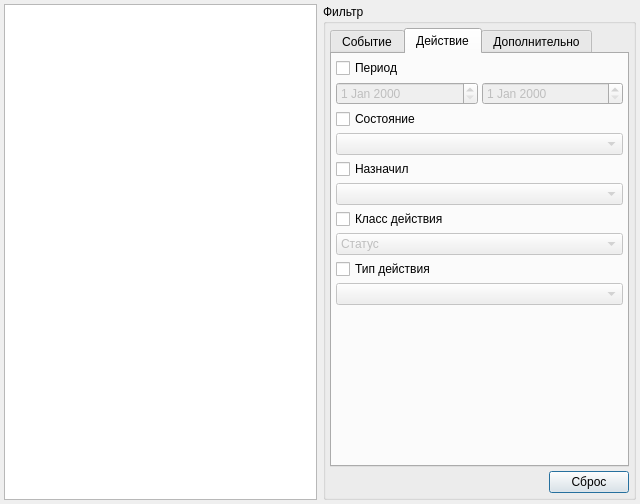
<?xml version="1.0" encoding="UTF-8"?>
<ui version="4.0">
 <class>ExportActionResult_Wizard_1</class>
 <widget class="QDialog" name="ExportActionResult_Wizard_1">
  <property name="geometry">
   <rect>
    <x>0</x>
    <y>0</y>
    <width>640</width>
    <height>504</height>
   </rect>
  </property>
  <property name="windowTitle">
   <string>Экспорт результатов действий</string>
  </property>
  <layout class="QGridLayout" name="gridLayout">
   <property name="margin">
    <number>4</number>
   </property>
   <item row="5" column="0">
    <widget class="QTreeView" name="treeContracts"/>
   </item>
   <item row="5" column="1">
    <layout class="QVBoxLayout" name="verticalLayout">
     <property name="spacing">
      <number>4</number>
     </property>
     <item>
      <widget class="QGroupBox" name="groupBox">
       <property name="title">
        <string>Фильтр</string>
       </property>
       <layout class="QVBoxLayout" name="verticalLayout_2">
        <property name="spacing">
         <number>4</number>
        </property>
        <property name="margin">
         <number>4</number>
        </property>
        <item>
         <widget class="QTabWidget" name="tabFilter">
          <property name="currentIndex">
           <number>1</number>
          </property>
          <widget class="QWidget" name="tabEvent">
           <attribute name="title">
            <string>Событие</string>
           </attribute>
           <layout class="QGridLayout" name="gridLayout_2">
            <property name="margin">
             <number>4</number>
            </property>
            <property name="spacing">
             <number>4</number>
            </property>
            <item row="6" column="0">
             <widget class="QCheckBox" name="chkEventPurpose">
              <property name="text">
               <string>Назначение</string>
              </property>
             </widget>
            </item>
            <item row="8" column="0">
             <widget class="QCheckBox" name="chkEventType">
              <property name="text">
               <string>Тип события</string>
              </property>
             </widget>
            </item>
            <item row="12" column="0">
             <spacer name="verticalSpacer">
              <property name="orientation">
               <enum>Qt::Vertical</enum>
              </property>
              <property name="sizeHint" stdset="0">
               <size>
                <width>20</width>
                <height>40</height>
               </size>
              </property>
             </spacer>
            </item>
            <item row="7" column="0">
             <widget class="CRBComboBox" name="cmbEventPurpose">
              <property name="enabled">
               <bool>false</bool>
              </property>
             </widget>
            </item>
            <item row="9" column="0">
             <widget class="CRBComboBox" name="cmbEventType">
              <property name="enabled">
               <bool>false</bool>
              </property>
             </widget>
            </item>
            <item row="1" column="0">
             <layout class="QHBoxLayout" name="horizontalLayout_3">
              <property name="spacing">
               <number>4</number>
              </property>
              <item>
               <widget class="CDateEdit" name="edtEventExecBegDate">
                <property name="enabled">
                 <bool>false</bool>
                </property>
               </widget>
              </item>
              <item>
               <widget class="CDateEdit" name="edtEventExecEndDate">
                <property name="enabled">
                 <bool>false</bool>
                </property>
               </widget>
              </item>
             </layout>
            </item>
            <item row="0" column="0">
             <widget class="QCheckBox" name="chkEventExecDate">
              <property name="text">
               <string>Период выполнения</string>
              </property>
             </widget>
            </item>
            <item row="2" column="0">
             <widget class="QCheckBox" name="chkEventSetDate">
              <property name="text">
               <string>Период назначения</string>
              </property>
             </widget>
            </item>
            <item row="3" column="0">
             <layout class="QHBoxLayout" name="horizontalLayout_4">
              <property name="spacing">
               <number>4</number>
              </property>
              <item>
               <widget class="CDateEdit" name="edtEventSetBegDate">
                <property name="enabled">
                 <bool>false</bool>
                </property>
               </widget>
              </item>
              <item>
               <widget class="CDateEdit" name="edtEventSetEndDate">
                <property name="enabled">
                 <bool>false</bool>
                </property>
               </widget>
              </item>
             </layout>
            </item>
            <item row="11" column="0">
             <widget class="CPolyclinicComboBox" name="cmbEventLPU">
              <property name="enabled">
               <bool>false</bool>
              </property>
             </widget>
            </item>
            <item row="10" column="0">
             <widget class="QCheckBox" name="chkEventLPU">
              <property name="text">
               <string>Подразделение</string>
              </property>
             </widget>
            </item>
           </layout>
          </widget>
          <widget class="QWidget" name="tabAction">
           <attribute name="title">
            <string>Действие</string>
           </attribute>
           <layout class="QVBoxLayout" name="verticalLayout_3">
            <property name="spacing">
             <number>4</number>
            </property>
            <property name="margin">
             <number>4</number>
            </property>
            <item>
             <widget class="QCheckBox" name="chkActionDate">
              <property name="text">
               <string>Период</string>
              </property>
             </widget>
            </item>
            <item>
             <layout class="QHBoxLayout" name="horizontalLayout_2">
              <property name="spacing">
               <number>4</number>
              </property>
              <item>
               <widget class="CDateEdit" name="edtActionBegDate">
                <property name="enabled">
                 <bool>false</bool>
                </property>
               </widget>
              </item>
              <item>
               <widget class="CDateEdit" name="edtActionEndDate">
                <property name="enabled">
                 <bool>false</bool>
                </property>
               </widget>
              </item>
             </layout>
            </item>
            <item>
             <widget class="QCheckBox" name="chkActionStatus">
              <property name="text">
               <string>Состояние</string>
              </property>
             </widget>
            </item>
            <item>
             <widget class="CActionStatusComboBox" name="cmbActionStatus">
              <property name="enabled">
               <bool>false</bool>
              </property>
             </widget>
            </item>
            <item>
             <widget class="QCheckBox" name="chkActionSetPerson">
              <property name="text">
               <string>Назначил</string>
              </property>
             </widget>
            </item>
            <item>
             <widget class="CPersonComboBoxEx" name="cmbActionSetPerson">
              <property name="enabled">
               <bool>false</bool>
              </property>
             </widget>
            </item>
            <item>
             <widget class="QCheckBox" name="chkActionClass">
              <property name="text">
               <string>Класс действия</string>
              </property>
             </widget>
            </item>
            <item>
             <widget class="QComboBox" name="cmbActionClass">
              <property name="enabled">
               <bool>false</bool>
              </property>
              <item>
               <property name="text">
                <string>Статус</string>
               </property>
              </item>
              <item>
               <property name="text">
                <string>Диагностика</string>
               </property>
              </item>
              <item>
               <property name="text">
                <string>Лечение</string>
               </property>
              </item>
              <item>
               <property name="text">
                <string>Прочие мероприятия</string>
               </property>
              </item>
             </widget>
            </item>
            <item>
             <widget class="QCheckBox" name="chkActionType">
              <property name="text">
               <string>Тип действия</string>
              </property>
             </widget>
            </item>
            <item>
             <widget class="CActionTypeComboBox" name="cmbActionType">
              <property name="enabled">
               <bool>false</bool>
              </property>
             </widget>
            </item>
            <item>
             <spacer name="verticalSpacer_2">
              <property name="orientation">
               <enum>Qt::Vertical</enum>
              </property>
              <property name="sizeHint" stdset="0">
               <size>
                <width>20</width>
                <height>40</height>
               </size>
              </property>
             </spacer>
            </item>
           </layout>
          </widget>
          <widget class="QWidget" name="tabAdditional">
           <attribute name="title">
            <string>Дополнительно</string>
           </attribute>
           <layout class="QVBoxLayout" name="verticalLayout_4">
            <property name="spacing">
             <number>4</number>
            </property>
            <property name="margin">
             <number>4</number>
            </property>
            <item>
             <widget class="QLabel" name="label">
              <property name="text">
               <string>Для пациента выгружать данные о:</string>
              </property>
             </widget>
            </item>
            <item>
             <widget class="QCheckBox" name="chkIncludeClientEventInfo">
              <property name="text">
               <string>Событии</string>
              </property>
             </widget>
            </item>
            <item>
             <widget class="QCheckBox" name="chkIncludeClientWorkInfo">
              <property name="text">
               <string>Занятости</string>
              </property>
             </widget>
            </item>
            <item>
             <widget class="QCheckBox" name="chkIncludeClientAddressInfo">
              <property name="text">
               <string>Адресе</string>
              </property>
             </widget>
            </item>
            <item>
             <widget class="QCheckBox" name="chkIncludeClientDocumentInfo">
              <property name="text">
               <string>Документе удост. личность</string>
              </property>
             </widget>
            </item>
            <item>
             <widget class="QCheckBox" name="chkIncludeClientContactInfo">
              <property name="text">
               <string>Контактах</string>
              </property>
             </widget>
            </item>
            <item>
             <spacer name="verticalSpacer_3">
              <property name="orientation">
               <enum>Qt::Vertical</enum>
              </property>
              <property name="sizeHint" stdset="0">
               <size>
                <width>20</width>
                <height>40</height>
               </size>
              </property>
             </spacer>
            </item>
           </layout>
          </widget>
         </widget>
        </item>
        <item>
         <layout class="QHBoxLayout" name="horizontalLayout">
          <property name="spacing">
           <number>4</number>
          </property>
          <item>
           <spacer name="horizontalSpacer">
            <property name="orientation">
             <enum>Qt::Horizontal</enum>
            </property>
            <property name="sizeHint" stdset="0">
             <size>
              <width>40</width>
              <height>20</height>
             </size>
            </property>
           </spacer>
          </item>
          <item>
           <widget class="QPushButton" name="btnResetFilter">
            <property name="text">
             <string>Сброс</string>
            </property>
           </widget>
          </item>
         </layout>
        </item>
       </layout>
      </widget>
     </item>
    </layout>
   </item>
  </layout>
 </widget>
 <customwidgets>
  <customwidget>
   <class>CPersonComboBoxEx</class>
   <extends>QComboBox</extends>
   <header>Orgs/PersonComboBoxEx.h</header>
  </customwidget>
  <customwidget>
   <class>CActionTypeComboBox</class>
   <extends>QComboBox</extends>
   <header>Events/ActionTypeComboBox.h</header>
  </customwidget>
  <customwidget>
   <class>CRBComboBox</class>
   <extends>QComboBox</extends>
   <header>library/crbcombobox.h</header>
  </customwidget>
  <customwidget>
   <class>CDateEdit</class>
   <extends>QDateEdit</extends>
   <header>library/DateEdit.h</header>
  </customwidget>
  <customwidget>
   <class>CPolyclinicComboBox</class>
   <extends>QComboBox</extends>
   <header>Orgs/OrgComboBox.h</header>
  </customwidget>
  <customwidget>
   <class>CActionStatusComboBox</class>
   <extends>QComboBox</extends>
   <header location="global">Events/ActionStatus.h</header>
  </customwidget>
 </customwidgets>
 <tabstops>
  <tabstop>treeContracts</tabstop>
  <tabstop>tabFilter</tabstop>
  <tabstop>chkEventExecDate</tabstop>
  <tabstop>edtEventExecBegDate</tabstop>
  <tabstop>edtEventExecEndDate</tabstop>
  <tabstop>chkEventSetDate</tabstop>
  <tabstop>edtEventSetBegDate</tabstop>
  <tabstop>edtEventSetEndDate</tabstop>
  <tabstop>chkEventPurpose</tabstop>
  <tabstop>cmbEventPurpose</tabstop>
  <tabstop>chkEventType</tabstop>
  <tabstop>cmbEventType</tabstop>
  <tabstop>chkEventLPU</tabstop>
  <tabstop>cmbEventLPU</tabstop>
  <tabstop>btnResetFilter</tabstop>
  <tabstop>chkActionDate</tabstop>
  <tabstop>edtActionBegDate</tabstop>
  <tabstop>edtActionEndDate</tabstop>
  <tabstop>chkActionStatus</tabstop>
  <tabstop>cmbActionStatus</tabstop>
  <tabstop>chkActionSetPerson</tabstop>
  <tabstop>cmbActionSetPerson</tabstop>
  <tabstop>chkActionClass</tabstop>
  <tabstop>cmbActionClass</tabstop>
  <tabstop>chkActionType</tabstop>
  <tabstop>cmbActionType</tabstop>
  <tabstop>chkIncludeClientEventInfo</tabstop>
  <tabstop>chkIncludeClientWorkInfo</tabstop>
  <tabstop>chkIncludeClientAddressInfo</tabstop>
  <tabstop>chkIncludeClientDocumentInfo</tabstop>
  <tabstop>chkIncludeClientContactInfo</tabstop>
 </tabstops>
 <resources/>
 <connections/>
</ui>
